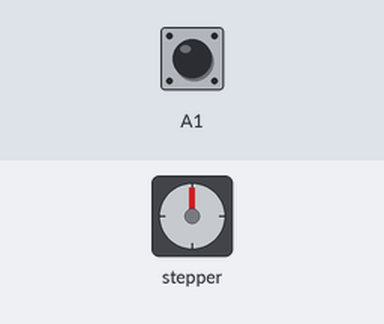
Simulated run of this sketch. Board: Arduino Uno, built with avr-gcc and run on an emulated ATmega328P. Shown: stepper motor. Wiring (inferred from the names in the program): stepper motor (2048 steps per turn assumed): coils pin 11, pin 12, pin 13, A0. The inputs (shaded band) are chosen by the test bench; at power-on: A1 LOW.

Above: at 1.2 s.
1.3 s: A1 pulled HIGH for 0.15 s
At 2.48 s:
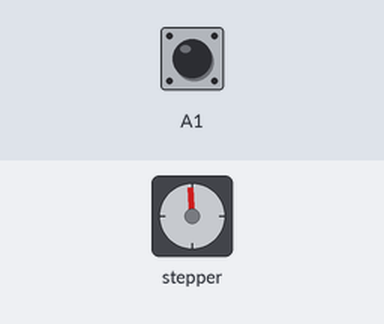
4.3 s: A1 pulled HIGH for 1 s
7.3 s: A1 driven HIGH
At 10.05 s:
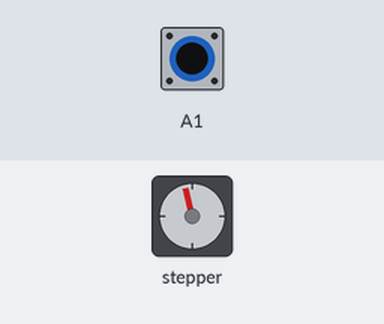
10.3 s: A1 driven LOW
11.8 s: A1 driven HIGH
At 14.3 s:
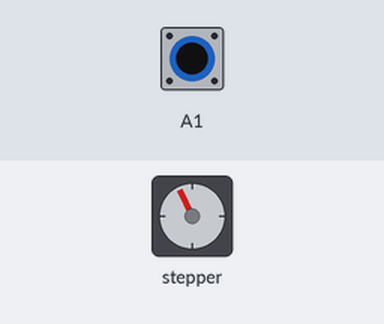
Timing chart, 0 to 27.0 s (numbered marks = the images above; inputs shaded):
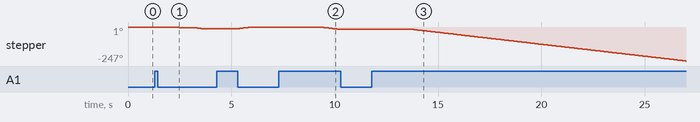

The sketch:

Stahpwatch.ino
```cpp
#define IN1  11
#define IN2  12
#define IN3  13
#define IN4  A0
int Steps = 0;
boolean Direction = true;

const int STEPPERMOTORSTEPS = 4096;
const int CLOCKSTEPS = 60;

// {RedPin, BluePin, GreenPin} -1 if no pin is attached
int ledArrayOne[] = {2, 3, -1};
int ledArrayTwo[] = {-1, 4, -1};
int ledArrayThree[] = {-1, 5, 6};
int ledArrayFour[] = {-1, -1, 7};
int ledArrayFive[] = {8, -1, 9};
int ledArraySix[] = {10, -1, -1};


int pinkCode[] = {1, 1, 0};
int blueCode[] = {0, 1, 0};
int aquaCode[] = {0, 1, 1};
int greenCode[] = {0, 0, 1};
int purpleCode[] = {1, 0, 1};
int redCode[] = {1, 0, 0};
int clearCode[] = {0, 0, 0};

int lightingPhase = 0;
int mode = 0;
float startTime;
int motorPosition = 0;
// The ratio of clock step to motor step.
float motorToClockStep = STEPPERMOTORSTEPS / CLOCKSTEPS;
// The time represented on the timer in seconds.
int clockTime = 0;
// The actual time that should be represented on the timer in seconds.
int actualTime = 0;
// The time represented on the timer in minutes.
int clockTimeMinute = 0;
// The actual time that should be represented on the timer in minutes.
int actualTimeMinute = 0;

boolean running = false;

void setup() {
  Serial.begin(9600);
  pinMode(IN1, OUTPUT);
  pinMode(IN2, OUTPUT);
  pinMode(IN3, OUTPUT);
  pinMode(IN4, OUTPUT);
  pinMode(A1, INPUT);
  startTime = millis();
}

void loop() {
  buttonOperation();
  if(running){
    logicOperation();
    hardwareOperation();
  }
}

void buttonOperation(){
  if(running){
    if(digitalRead(A1) == HIGH){
      clearAllLedArrays();
      delay(1000);
      if(digitalRead(A1) == HIGH){
        while(digitalRead(A1) == HIGH){
          takeSteps(1, true);
        }
        motorPosition = 0;
      }
      shutdown();
      switch(mode){
        case 0:
          mode = 1;
          break;
        case 1:
          mode = 0;
          break;
      }
    }
  } else {
    if(digitalRead(A1) == HIGH){
      start();
      delay(1000);
    }
  }
}

void logicOperation(){
  actualTime = (secondsSinceStartTime() % 60);
  actualTimeMinute = ((secondsSinceStartTime() / 60) % 60);
}

void hardwareOperation(){
  clockhandOperation();
  lightingOperation();
  if(mode == 0);
    clockTime = actualTime;
}

void clockhandOperation(){
  if(mode == 0){
    if(clockTime != actualTime){
      int motorStepTarget = (int)(getTimeDifference() * motorToClockStep);
      takeSteps(motorStepTarget, true);
    }
  }
  if(mode == 1){
    if(clockTimeMinute != actualTimeMinute){
      int motorStepTarget = (int)(getTimeDifferenceMinute() * motorToClockStep);
      takeSteps(motorStepTarget, true);
      clockTimeMinute = actualTimeMinute;
    }
  }
}

void lightingOperation(){
  if(clockTime != actualTime){
    if(((clockTime % 10) - (actualTime % 10)) > 0){
      lightNextPhase();
    }
    if(mode == 1)
      clockTime = actualTime;
  }
}

void lightNextPhase(){
  switch(lightingPhase){
    case 0:
      clearAllLedArrays();
      setColor(pinkCode, ledArrayOne);
      break;
    case 1:
      setColor(blueCode, ledArrayTwo);
      break;
    case 2:
      setColor(aquaCode, ledArrayThree);
      break;
    case 3:
      setColor(greenCode, ledArrayFour);
      break;
    case 4:
      setColor(purpleCode, ledArrayFive);
      break;
    case 5:
      setColor(redCode, ledArraySix);
      break;
  }
  lightingPhase++;
  if(lightingPhase > 5)
    lightingPhase = 0;
}

void clearAllLedArrays(){
  setColor(clearCode, ledArrayOne);
  setColor(clearCode, ledArrayTwo);
  setColor(clearCode, ledArrayThree);
  setColor(clearCode, ledArrayFour);
  setColor(clearCode, ledArrayFive);
  setColor(clearCode, ledArraySix);
}

void reset(){
  moveMotorToOrigin();
  lightingPhase = 0;
  lightNextPhase();
  startTime = millis();
  clockTime = 0;
  actualTime = 0;
  clockTimeMinute = 0;
  actualTimeMinute = 0;
}

void moveMotorToOrigin(){
  if(motorPosition != 0){
    if(motorPosition > (STEPPERMOTORSTEPS / 2))
      takeSteps(STEPPERMOTORSTEPS - motorPosition, true);
    else
      takeSteps(motorPosition, false);
  }
  motorPosition = 0;
}

void shutdown(){
  running = false;
  moveMotorToOrigin();
}

void start(){
  running = true;
  reset();
}

int secondsSinceStartTime(){
  return ((millis() - startTime)/1000);
}

int getTimeDifference(){
  if(actualTime > clockTime)
    return actualTime - clockTime;
  else
    return (actualTime + 60) - clockTime;
}

int getTimeDifferenceMinute(){
  if(actualTimeMinute > clockTimeMinute)
    return actualTimeMinute - clockTimeMinute;
  else
    return (actualTimeMinute + 60) - clockTimeMinute;
}

void setColor(int colorCode[], int pins[])
{
  for(int i = 0; i < sizeof(pins)+1; i++){
    digitalWrite(pins[i], colorCode[i]);
  }
}

void takeSteps(int stepAmount, boolean direction){
  Direction = direction;
  int stepsTaken = 0;
  while(stepsTaken < stepAmount){
    stepper(1);
    delay(5);
    stepsTaken++;
  }
  if(direction)
    motorPosition = (motorPosition + stepAmount) % STEPPERMOTORSTEPS;
  else
    motorPosition = (motorPosition - stepAmount) % STEPPERMOTORSTEPS;
}

void stepper(int xw){
  for (int x=0;x<xw;x++){
    switch(Steps){
       case 0:
         digitalWrite(IN1, LOW);
         digitalWrite(IN2, LOW);
         digitalWrite(IN3, LOW);
         digitalWrite(IN4, HIGH);
       break;
       case 1:
         digitalWrite(IN1, LOW);
         digitalWrite(IN2, LOW);
         digitalWrite(IN3, HIGH);
         digitalWrite(IN4, HIGH);
       break;
       case 2:
         digitalWrite(IN1, LOW);
         digitalWrite(IN2, LOW);
         digitalWrite(IN3, HIGH);
         digitalWrite(IN4, LOW);
       break;
       case 3:
         digitalWrite(IN1, LOW);
         digitalWrite(IN2, HIGH);
         digitalWrite(IN3, HIGH);
         digitalWrite(IN4, LOW);
       break;
       case 4:
         digitalWrite(IN1, LOW);
         digitalWrite(IN2, HIGH);
         digitalWrite(IN3, LOW);
         digitalWrite(IN4, LOW);
       break;
       case 5:
         digitalWrite(IN1, HIGH);
         digitalWrite(IN2, HIGH);
         digitalWrite(IN3, LOW);
         digitalWrite(IN4, LOW);
       break;
         case 6:
         digitalWrite(IN1, HIGH);
         digitalWrite(IN2, LOW);
         digitalWrite(IN3, LOW);
         digitalWrite(IN4, LOW);
       break;
       case 7:
         digitalWrite(IN1, HIGH);
         digitalWrite(IN2, LOW);
         digitalWrite(IN3, LOW);
         digitalWrite(IN4, HIGH);
       break;
       default:
         digitalWrite(IN1, LOW);
         digitalWrite(IN2, LOW);
         digitalWrite(IN3, LOW);
         digitalWrite(IN4, LOW);
       break;
    }
  SetDirection();
  }
}
void SetDirection(){
  if(Direction==1)
    Steps++;
  if(Direction==0)
    Steps--;
  if(Steps>7)
    Steps=0;
  if(Steps<0)
    Steps=7;
}
```

Measured:
- after the input at 7.3 s, stepper: keeps turning counter-clockwise at about 19°/s, starting after 2.1 s
- after the input at 10.3 s, stepper: stops changing and stays -17°
- after the input at 11.8 s, stepper: keeps turning counter-clockwise at about 17°/s, starting after 2.0 s
